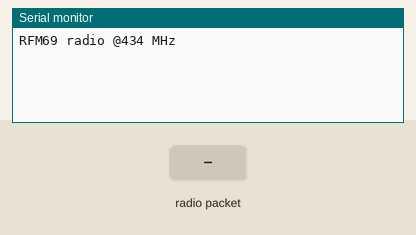
Recording of a sketch running on a simulated Arduino Uno, built with avr-gcc and run on an emulated ATmega328P. Shown: the last lines printed to the serial monitor. Inputs (shaded band) come from the test bench. Random numbers use the default seed unless the sketch sets one; no radio packets arrive unless stated.

Above: at 1.2 s.
1.3 s: radio packet "1" arrives
At 1.8 s:
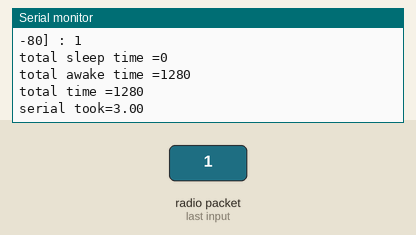
2.8 s: radio packet "0" arrives
At 4.0 s:
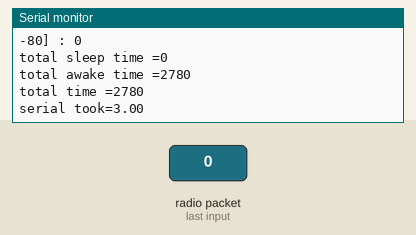
4.3 s: radio packet "2" arrives
At 5.2 s:
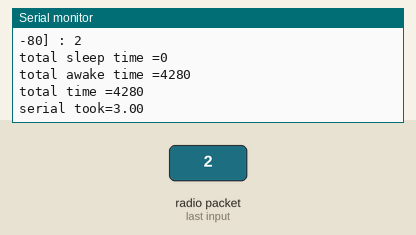

Measured:
- after the input at 1.3 s, the serial monitor: prints a new line at once (image 1)
- after the input at 2.8 s, the serial monitor: prints a new line at once (image 2)
- after the input at 4.3 s, the serial monitor: prints a new line at once (image 3)

The sketch:

rx.ino
```cpp
#include <SPI.h>
#include <RH_RF69.h>
#include <RHReliableDatagram.h>
#include <math.h>
#include <stdlib.h>

#define RF69_FREQ 434.0

#define MY_ADDRESS     1

#define RFM69_CS      8
#define RFM69_INT     7
#define RFM69_RST     4
#define LED           13

RH_RF69 rf69(RFM69_CS, RFM69_INT);
RHReliableDatagram rf69_manager(rf69, MY_ADDRESS);

unsigned long setup_end_time = 0;

void setup()
{
    Serial.begin(115200);

    // Uncomment this to start running only after serial monitor is open
    // while (!Serial) {
    //     delay(1);
    // }

    pinMode(RFM69_RST, OUTPUT);
    digitalWrite(RFM69_RST, LOW);

    // reset radio
    // NOTE: is this needed?
    digitalWrite(RFM69_RST, HIGH);
    delay(10);
    digitalWrite(RFM69_RST, LOW);
    delay(10);

    if (!rf69_manager.init()) {
        while (true) {
            delay(1);
            Serial.println("RFM69 radio init failed");
        }
    }

    // Defaults after init are 434.0MHz, modulation GFSK_Rb250Fd250, +13dbM (for low power module)
    // No encryption
    if (!rf69.setFrequency(RF69_FREQ)) {
        Serial.println("setFrequency failed");
    }

    // If you are using a high power RF69 eg RFM69HW, you *must* set a Tx power with the
    // ishighpowermodule flag set like this:
    // power range is 14-20, 2nd arg must be true for 69HCW
    rf69.setTxPower(20, true);

    // The encryption key has to be the same as the one in the server
    uint8_t key[] = { 0x01, 0x02, 0x03, 0x04, 0x05, 0x06, 0x07, 0x08, 0x01, 0x02, 0x03, 0x04, 0x05, 0x06, 0x07, 0x08};
    rf69.setEncryptionKey(key);


    Serial.print("RFM69 radio @");
    Serial.print((int)RF69_FREQ);
    Serial.println(" MHz");

    setup_end_time = millis();
}

float expovariate(float rate) {
    float k = -((float) random(0, RAND_MAX) / (RAND_MAX + 1));
    return -log(1.0f - k) / (1 / rate);
}

long convert_to_sleepydog_time(long time) {
    long remainder = time;
    remainder = remainder % 250;
    remainder = remainder % 15;
    long sleepydog_time = time - remainder;
    if (sleepydog_time < 15) {
        sleepydog_time = 15;
    }
    return sleepydog_time;
}

unsigned long serial_sum_time = 0;
unsigned long serial_sum_count = 0;

unsigned long total_sleep_time = 0;

int16_t packetnum = 0;
uint8_t buffer[RH_RF69_MAX_MESSAGE_LEN];

void loop() {
    // long sleep_time = expovariate(50.0f);
    // rf69.sleep();
    // delay(sleep_time);
    // total_sleep_time += sleep_time;

    rf69.setModeRx();

    unsigned long start_time = millis();

    bool success = false;

    // NOTE: maybe millis() thousands of times?
    while (millis() - start_time < 10) {
        if (rf69_manager.available()) {
            success = true;

            // Wait for a message addressed to us from the client
            uint8_t len = sizeof(buffer);
            uint8_t from;
            if (rf69_manager.recvfromAck(buffer, &len, &from)) {
                // zero out remaining string
                buffer[len] = 0;

                unsigned long serial_start = millis();

                Serial.print("Got packet from #"); Serial.println(from);
                Serial.println(" [RSSI :");
                Serial.print(rf69.lastRssi());
                Serial.print("] : ");
                Serial.println((char*)buffer);

                long total_time = millis() - setup_end_time;
                Serial.print("total sleep time ="); Serial.println(total_sleep_time);
                Serial.print("total awake time ="); Serial.println(total_time - total_sleep_time);
                Serial.print("total time ="); Serial.println(total_time);


                // To see the behavior first upload and open the serial immediately, see that the avg time is between 1 and 2
                // Then close the serial for ~10s, reopen it andd the serial time will be very large
                serial_sum_time += millis() - serial_start;
                serial_sum_count++;
                Serial.print("serial took="); Serial.println((float)serial_sum_time / serial_sum_count);
            }
        }
    }

    if (!success) {
        // Serial.println("Got nothing");
    }
}
```
